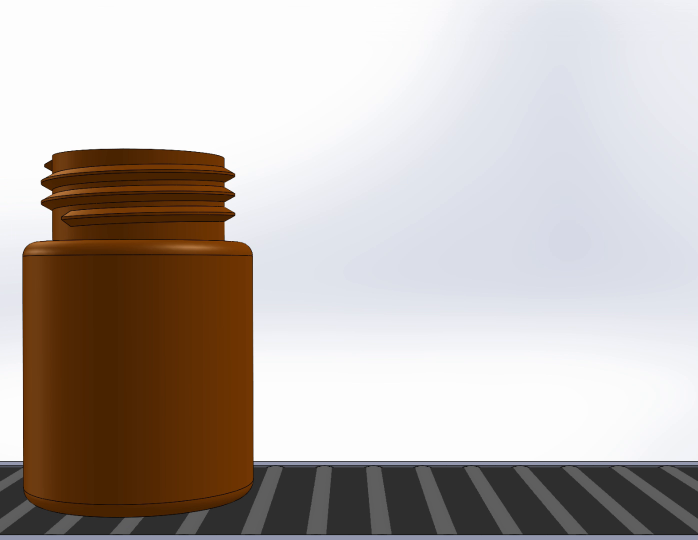
#> input picture frame 44 of video2.mp4, 1396 x 1080 px (shown at 1/2 size)
$ python TestVideo.py
#> lines starting #> are read from the running program, lines starting #| are printed output that depends on the picture; after the words box and inside, x2 and y2 are one past the last pixel; in counts of white or black regions, pixels touching at a corner belong together
import cv2
import numpy as np
import time

# Đường dẫn tới file video
video_path = 'video2.mp4'

# Mở video bằng OpenCV
cap = cv2.VideoCapture(video_path)

# Kiểm tra nếu không mở được video
if not cap.isOpened():
    print("Không thể mở video")
    exit()

# Đọc từng khung hình từ video
while True:
    ret, frame = cap.read()  # ret = True nếu đọc thành công, frame = khung hình
#> frame is the input picture: shape (1080, 1396, 3); mean B, G, R 174.8, 179.7, 188.2

    # Nếu không đọc được khung hình (kết thúc video)
    if not ret:
        print("Đã hết video hoặc không thể đọc khung hình")
        break

    # Lấy kích thước khung hình
    height, width, _ = frame.shape
#> height = 1080; width = 1396

    # Xác định vùng ROI ở giữa khung hình
    roi_height = height // 2
#> roi_height = 540
    roi_width = width // 2
#> roi_width = 698
    roi_x = (width - roi_width) // 2
#> roi_x = 349
    roi_y = (height - roi_height) // 2
#> roi_y = 270

    # Cắt vùng ROI
    roi_frame = frame[roi_y:roi_y + roi_height, roi_x:roi_x + roi_width]
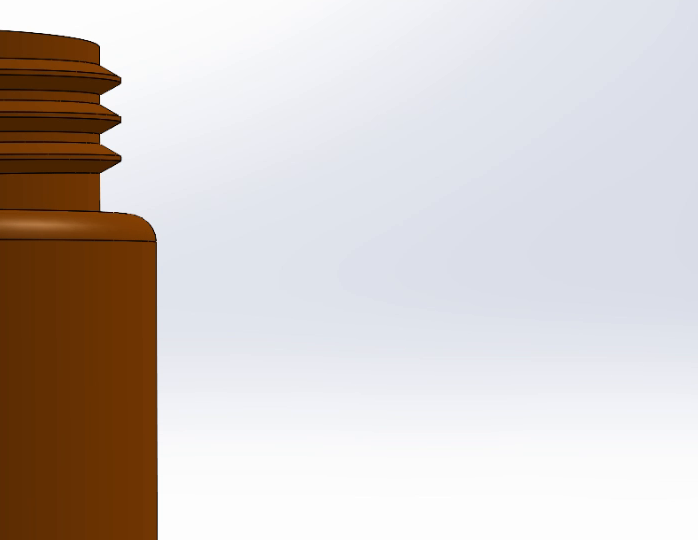
#> roi_frame: shape (540, 698, 3); mean B, G, R 197.3, 200.9, 209

    roi_frame_blurred = cv2.GaussianBlur(roi_frame, (5, 5), 0)

    hsv_frame = cv2.cvtColor(roi_frame, cv2.COLOR_BGR2HSV)
#> hsv_frame: shape (540, 698, 3); mean H, S, V 76.1, 52.6, 215.4
    lower_mask = np.array([10, 100, 10])
    upper_mask = np.array([20, 255, 200])
    mask = cv2.inRange(hsv_frame, lower_mask, upper_mask)
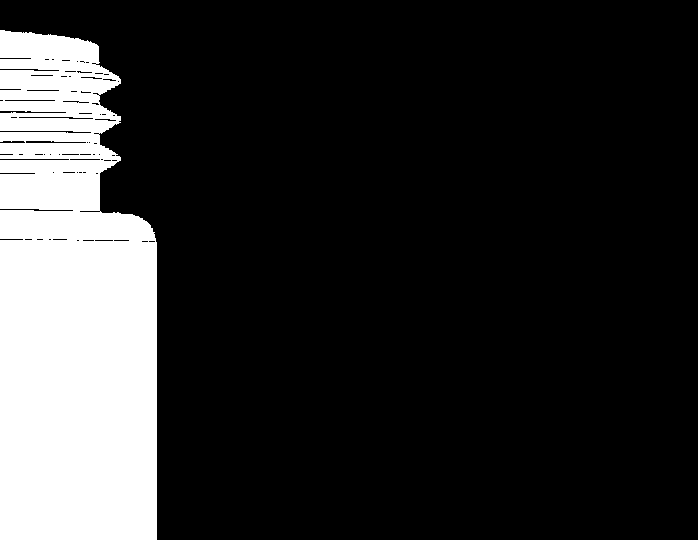
#> mask: shape (540, 698); 18.2% white; 1 white region, box (x1, y1, x2, y2) and area: (0, 30, 157, 540) 68588

    kernel = np.ones((5, 5), np.uint8)
    mask = cv2.morphologyEx(mask, cv2.MORPH_OPEN, kernel)
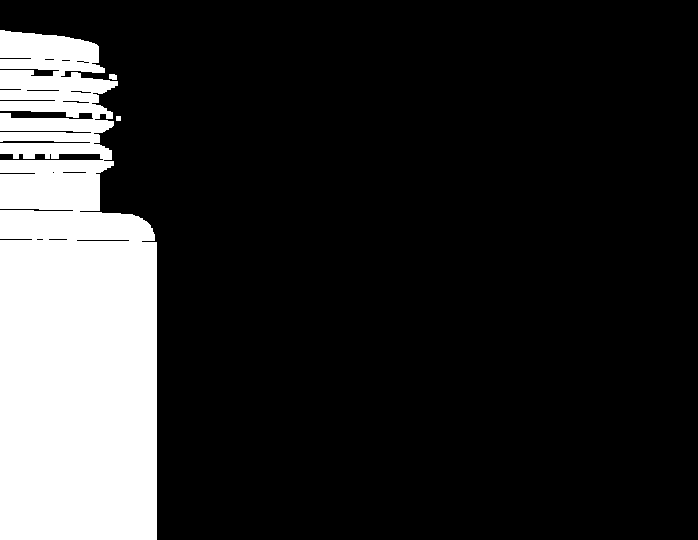
#> mask: shape (540, 698); 17.9% white; 3 white regions, box (x1, y1, x2, y2) and area: (0, 30, 157, 540) 67464, (109, 74, 117, 80) 43, (116, 116, 121, 121) 25
    mask = cv2.morphologyEx(mask, cv2.MORPH_CLOSE, kernel)
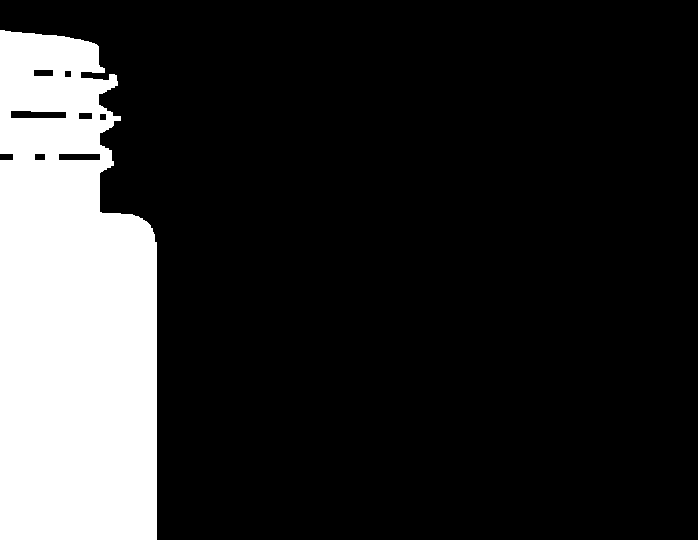
#> mask: shape (540, 698); 18.2% white; 1 white region

    contours, _ = cv2.findContours(mask, cv2.RETR_EXTERNAL, cv2.CHAIN_APPROX_SIMPLE)
#> contours = 1 contour; box (x1, y1, x2, y2) and area: (0, 30, 157, 540) 68723

    d = None
    l = None

    if len(contours) == 1:
        for contour in contours:
            # Tính toán bounding rectangle cho contour
            x, y, w, h = cv2.boundingRect(contour)

            x += roi_x
            y += roi_y

            # Vẽ hình chữ nhật vuông góc
            cv2.rectangle(frame, (x, y), (x + w, y + h), (255, 0, 0), 2)  # Vẽ hình chữ nhật màu xanh

            # Ghi chú chiều rộng và chiều cao
            d = round(w / 5.866)
            l = round(h / 5.888)
            text = f"D:{d} H:{l}"
            cv2.putText(frame, text, (x, y - 10), cv2.FONT_HERSHEY_SIMPLEX, 0.5, (255, 0, 0), 2)
#> this loop made 1 pass
#> (x, y, w, h, d, l) on pass 1: (349, 300, 157, 510, 27, 87)
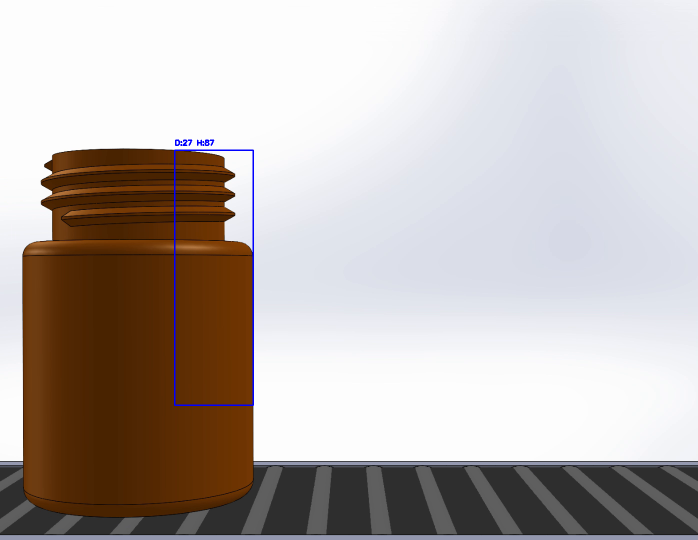
#> frame: shape (1080, 1396, 3) (shown at 1/2 size); 0.3% of pixels changed, all inside (x1, y1, x2, y2) = (348, 279, 508, 812)
    elif len(contours) > 1:
        all_x, all_y, all_w, all_h = [], [], [], []
        for contour in contours:
            x, y, w, h = cv2.boundingRect(contour)
            x += roi_x
            y += roi_y

            all_x.append(x)
            all_y.append(y)
            all_w.append(x + w)
            all_h.append(y + h)

            x_min, y_min = min(all_x), min(all_y)
            x_max, y_max = max(all_w), max(all_h)


            cv2.rectangle(frame, (x_min, y_min), (x_max, y_max), (255, 0, 0), 2)

            area = (x_max - x_min) * (y_max - y_min)
            d = round((x_max - x_min) / 5.866)
            l = round((y_max - y_min) / 5.888)
            text = f"D:{d} H:{l}"
            cv2.putText(frame, text, (x_min, y_min - 10), cv2.FONT_HERSHEY_SIMPLEX, 0.6, (255, 0, 0), 2)

    # Hiển thị khung hình
    cv2.imshow('Video', frame)

    if (d == 30) & (l == 50): print(1)
    if (d == 30) & (l == 60): print(2)
    if (d == 35) & (l == 50): print(3)
    if (d == 35) & (l == 60): print(4)
    if (d == 40) & (l == 50): print(5)
    if (d == 40) & (l == 60): print(6)

    # Nhấn phím 'q' để thoát
    if cv2.waitKey(25) & 0xFF == ord('q'):
#> (key q is pressed here)
        break

# Giải phóng tài nguyên sau khi kết thúc
cap.release()
cv2.destroyAllWindows()

$ run again, starting later in the video
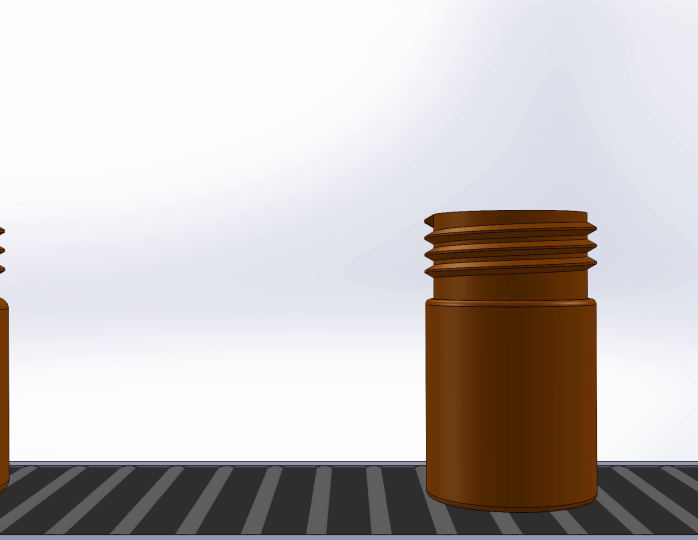
#> input picture frame 198 of video2.mp4, 1396 x 1080 px (shown at 1/2 size)
#> frame is the input picture: shape (1080, 1396, 3); mean B, G, R 191, 193.1, 198.3
#> hsv_frame: shape (540, 698, 3); mean H, S, V 76, 52.7, 212.5
#> `mask = cv2.morphologyEx(mask, cv2.MORPH_CLOSE, kernel)`:
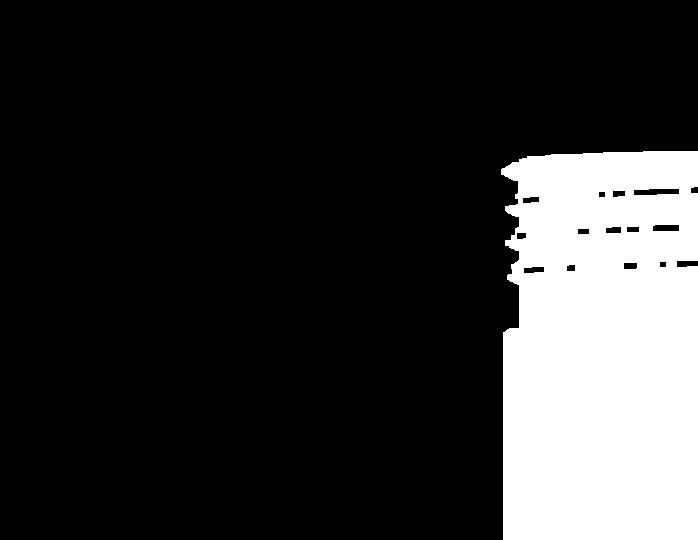
#> mask: shape (540, 698); 19.2% white; 1 white region
#> contours = 1 contour; box (x1, y1, x2, y2) and area: (501, 151, 698, 540) 72676
#> the loop `for contour in contours:` made 1 pass
#> (x, y, w, h, d, l) on pass 1: (850, 421, 197, 389, 34, 66)
#> after the loop `for contour in contours:`:
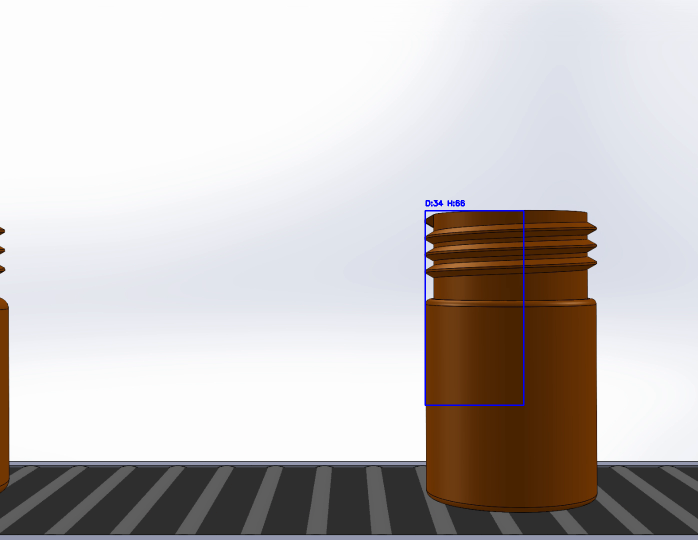
#> frame: shape (1080, 1396, 3) (shown at 1/2 size); 0.27% of pixels changed, all inside (x1, y1, x2, y2) = (849, 400, 1049, 812)

$ run again, starting later in the video
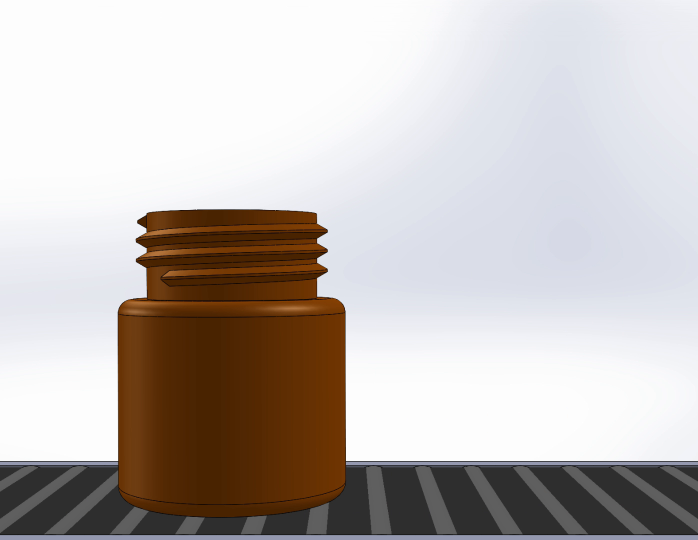
#> input picture frame 352 of video2.mp4, 1396 x 1080 px (shown at 1/2 size)
#> frame is the input picture: shape (1080, 1396, 3); mean B, G, R 184.2, 187.5, 194.3
#> hsv_frame: shape (540, 698, 3); mean H, S, V 66.6, 86.7, 191
#> `mask = cv2.morphologyEx(mask, cv2.MORPH_CLOSE, kernel)`:
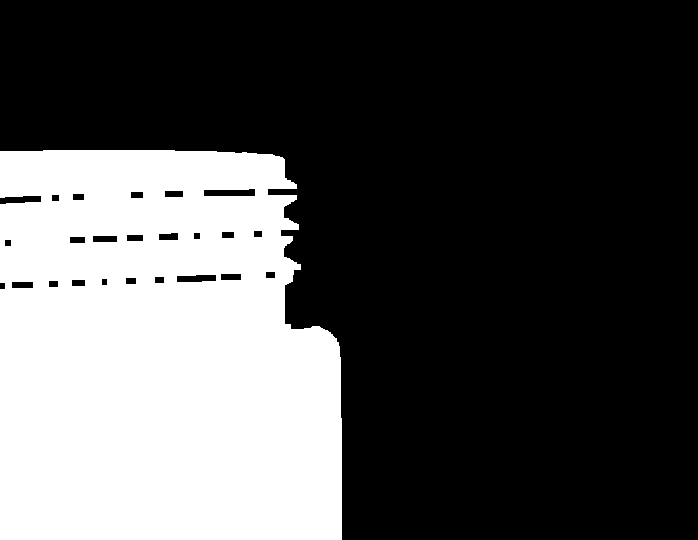
#> mask: shape (540, 698); 32.1% white; 1 white region
#> contours = 1 contour; box (x1, y1, x2, y2) and area: (0, 150, 342, 540) 122097
#> the loop `for contour in contours:` made 1 pass
#> (x, y, w, h, d, l) on pass 1: (349, 420, 342, 390, 58, 66)
#> after the loop `for contour in contours:`:
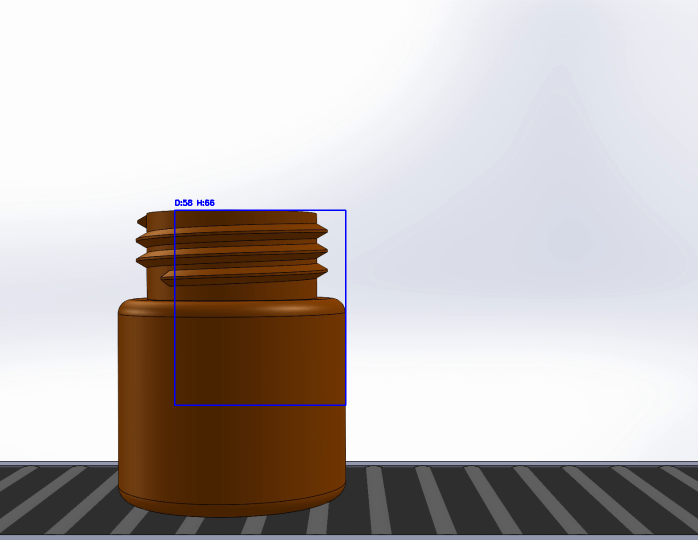
#> frame: shape (1080, 1396, 3) (shown at 1/2 size); 0.33% of pixels changed, all inside (x1, y1, x2, y2) = (348, 399, 693, 812)
